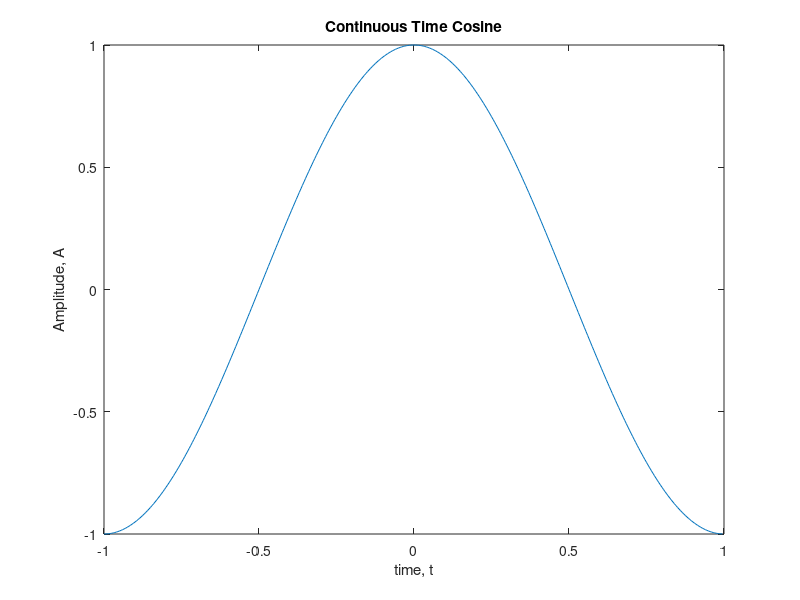

Here is the MATLAB script that generated this plot:
clc; clear; close all 
t = -1:0.005:0.995; % time duration of given signal; 
xt = cos(2*pi*t/2); % generate signal 

plot(t, xt); 
xlabel('time, t'); 
ylabel('Amplitude, A'); 
title('Continuous Time Cosine'); 

% plot signal 
abs_xt_2 = abs(xt).^2; % take absolute square of signal 

T=2;  % length of interval
delta_t = 0.005; % interval duration 
pxt = sum(abs_xt_2)*delta_t/T; % power of given signal 
 
